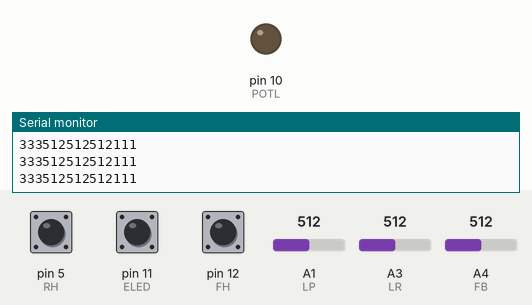
The sketch below on a simulated Arduino Uno, built with avr-gcc and run on an emulated ATmega328P. On the bench: output pins drawn as LEDs (lit = HIGH), the last lines printed to the serial monitor. The inputs (shaded band) are chosen by the test bench; at power-on: pin 11 (ELED) HIGH, pin 5 (RH) HIGH, pin 12 (FH) HIGH, A1 (LP) = 512, A3 (LR) = 512, A4 (FB) = 512.

Above: at 1.2 s.
1.3 s: pin 11 (ELED) pulled LOW for 0.35 s
At 1.65 s:
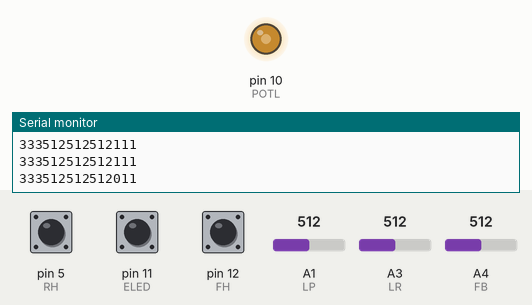
3.3 s: pin 11 (ELED) pulled LOW for 3.2 s
At 6.9 s:
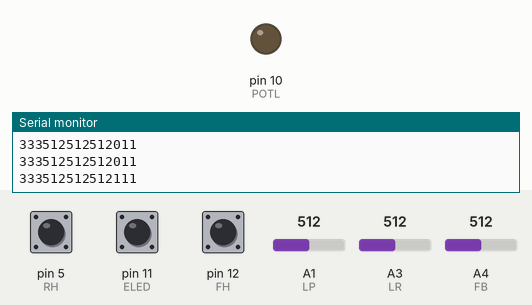
Timing chart, 0 to 8.4 s (numbered marks = the images above; inputs shaded):
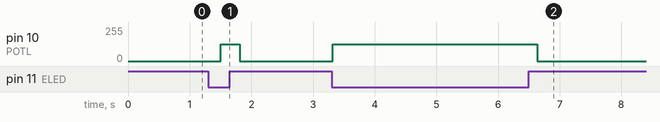

Measured:
- after the input at 1.3 s, pin 10 (POTL): 0/255 → 127/255 after 0.21 s, → 0/255 0.30 s later
- after the input at 3.3 s, pin 10 (POTL): 0/255 → 127/255 at once, → 0/255 3.3 s later

The sketch:

Controller_Pro_Mini_Code.ino
```cpp
//Interface Pins:
#define FB A4 //Forward/Backward Joystick
#define LR A3 //Left/Right Joystick
#define LP A1 //Endobot LED Pot
#define ELED 11 //Endobot LED On/Off
#define FH 12 //Forward position hold
#define RH 5 //Reverse position hold
#define POTL 10 //Endobot LED pot's backlit LED


//Global Variables:
int xpot, ypot, LEDpot;
int LEDpos, FHold, RHold;


void setup()
{
  Serial.begin (9600); //Serial Data Transfer (Pro Mini to Mega)
  pinMode(ELED, INPUT_PULLUP);
  pinMode(FH, INPUT_PULLUP);
  pinMode(RH, INPUT_PULLUP);
  pinMode(POTL, OUTPUT);
}


void loop()
{
  int count1 = 0, count2 = 0, count3 = 0;

  xpot = analogRead(FB);
  //Serial.println(xpot);
  delay(100);
  count1=(xpot==0)?1:log10(xpot)+1;

  ypot = analogRead(LR);
  //Serial.println(ypot);
  delay(100);
  count2=(ypot==0)?1:log10(ypot)+1;

  LEDpot = analogRead(LP);
  //Serial.println(LEDpot);
  delay(100);
  count3=(LEDpot==0)?1:log10(LEDpot)+1;

  LEDpos = digitalRead(ELED);
  FHold = digitalRead(FH);
  RHold = digitalRead(RH);

  int mapped = map(LEDpot, 0, 1023, 0, 255);
  if(LEDpos == 0)
  {
    analogWrite(POTL, mapped);
  }

  else if(LEDpos == 1)
  {
    digitalWrite(POTL, LOW);
  }

  Serial.print(count1);
  Serial.print(count2);
  Serial.print(count3);
  Serial.print(xpot);
  Serial.print(ypot);
  Serial.print(LEDpot);

  Serial.print(LEDpos);
  Serial.print(FHold);
  Serial.println(RHold);

  //delay(500);
}
```
